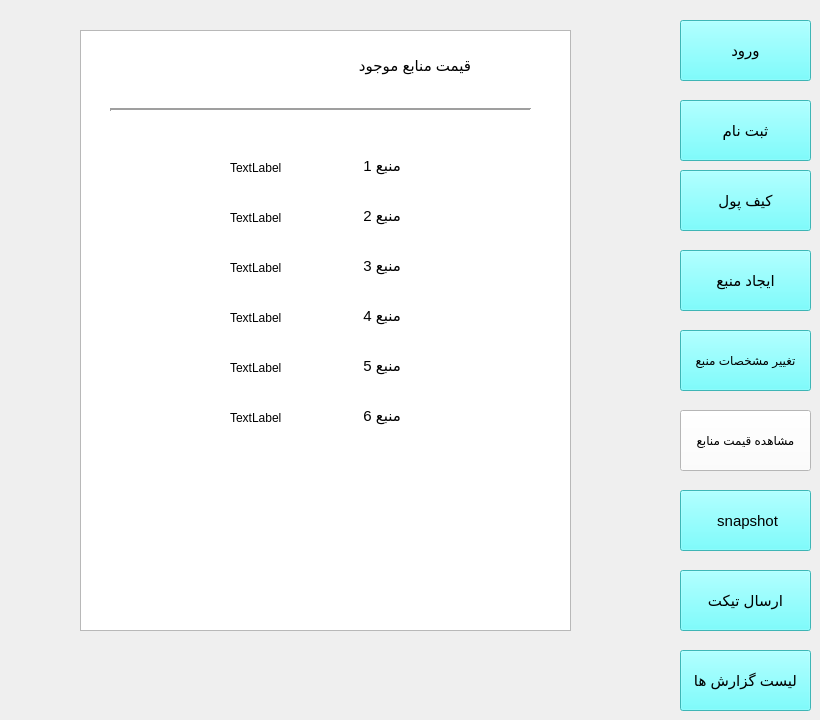
    <widget class="QWidget" name="page_6">
     <widget class="QGraphicsView" name="graphicsView_17">
      <property name="geometry">
       <rect>
        <x>80</x>
        <y>30</y>
        <width>491</width>
        <height>601</height>
       </rect>
      </property>
     </widget>
     <widget class="Line" name="line_13">
      <property name="geometry">
       <rect>
        <x>110</x>
        <y>100</y>
        <width>421</width>
        <height>20</height>
       </rect>
      </property>
      <property name="lineWidth">
       <number>2</number>
      </property>
      <property name="orientation">
       <enum>Qt::Horizontal</enum>
      </property>
     </widget>
     <widget class="QLabel" name="label_156">
      <property name="geometry">
       <rect>
        <x>300</x>
        <y>50</y>
        <width>171</width>
        <height>31</height>
       </rect>
      </property>
      <property name="font">
       <font>
        <pointsize>11</pointsize>
       </font>
      </property>
      <property name="text">
       <string>قیمت منابع موجود</string>
      </property>
     </widget>
     <widget class="QLabel" name="label_157">
      <property name="geometry">
       <rect>
        <x>340</x>
        <y>150</y>
        <width>61</width>
        <height>31</height>
       </rect>
      </property>
      <property name="font">
       <font>
        <pointsize>11</pointsize>
       </font>
      </property>
      <property name="text">
       <string>منبع 1</string>
      </property>
     </widget>
     <widget class="QLabel" name="label_158">
      <property name="geometry">
       <rect>
        <x>230</x>
        <y>160</y>
        <width>55</width>
        <height>16</height>
       </rect>
      </property>
      <property name="text">
       <string>TextLabel</string>
      </property>
     </widget>
     <widget class="QLabel" name="label_159">
      <property name="geometry">
       <rect>
        <x>340</x>
        <y>200</y>
        <width>61</width>
        <height>31</height>
       </rect>
      </property>
      <property name="font">
       <font>
        <pointsize>11</pointsize>
       </font>
      </property>
      <property name="text">
       <string>منبع 2</string>
      </property>
     </widget>
     <widget class="QLabel" name="label_160">
      <property name="geometry">
       <rect>
        <x>230</x>
        <y>210</y>
        <width>55</width>
        <height>16</height>
       </rect>
      </property>
      <property name="text">
       <string>TextLabel</string>
      </property>
     </widget>
     <widget class="QLabel" name="label_161">
      <property name="geometry">
       <rect>
        <x>340</x>
        <y>250</y>
        <width>61</width>
        <height>31</height>
       </rect>
      </property>
      <property name="font">
       <font>
        <pointsize>11</pointsize>
       </font>
      </property>
      <property name="text">
       <string>منبع 3</string>
      </property>
     </widget>
     <widget class="QLabel" name="label_162">
      <property name="geometry">
       <rect>
        <x>230</x>
        <y>260</y>
        <width>55</width>
        <height>16</height>
       </rect>
      </property>
      <property name="text">
       <string>TextLabel</string>
      </property>
     </widget>
     <widget class="QLabel" name="label_163">
      <property name="geometry">
       <rect>
        <x>340</x>
        <y>300</y>
        <width>61</width>
        <height>31</height>
       </rect>
      </property>
      <property name="font">
       <font>
        <pointsize>11</pointsize>
       </font>
      </property>
      <property name="text">
       <string>منبع 4</string>
      </property>
     </widget>
     <widget class="QLabel" name="label_164">
      <property name="geometry">
       <rect>
        <x>230</x>
        <y>310</y>
        <width>55</width>
        <height>16</height>
       </rect>
      </property>
      <property name="text">
       <string>TextLabel</string>
      </property>
     </widget>
     <widget class="QLabel" name="label_165">
      <property name="geometry">
       <rect>
        <x>340</x>
        <y>350</y>
        <width>61</width>
        <height>31</height>
       </rect>
      </property>
      <property name="font">
       <font>
        <pointsize>11</pointsize>
       </font>
      </property>
      <property name="text">
       <string>منبع 5</string>
      </property>
     </widget>
     <widget class="QLabel" name="label_166">
      <property name="geometry">
       <rect>
        <x>230</x>
        <y>360</y>
        <width>55</width>
        <height>16</height>
       </rect>
      </property>
      <property name="text">
       <string>TextLabel</string>
      </property>
     </widget>
     <widget class="QLabel" name="label_167">
      <property name="geometry">
       <rect>
        <x>340</x>
        <y>400</y>
        <width>61</width>
        <height>31</height>
       </rect>
      </property>
      <property name="font">
       <font>
        <pointsize>11</pointsize>
       </font>
      </property>
      <property name="text">
       <string>منبع 6</string>
      </property>
     </widget>
     <widget class="QLabel" name="label_168">
      <property name="geometry">
       <rect>
        <x>230</x>
        <y>410</y>
        <width>55</width>
        <height>16</height>
       </rect>
      </property>
      <property name="text">
       <string>TextLabel</string>
      </property>
     </widget>
     <widget class="QPushButton" name="pushButton_78">
      <property name="geometry">
       <rect>
        <x>680</x>
        <y>490</y>
        <width>131</width>
        <height>61</height>
       </rect>
      </property>
      <property name="font">
       <font>
        <pointsize>11</pointsize>
       </font>
      </property>
      <property name="styleSheet">
       <string notr="true">background-color: rgb(85, 255, 255);</string>
      </property>
      <property name="text">
       <string> snapshot</string>
      </property>
     </widget>
     <widget class="QPushButton" name="pushButton_75">
      <property name="geometry">
       <rect>
        <x>680</x>
        <y>570</y>
        <width>131</width>
        <height>61</height>
       </rect>
      </property>
      <property name="font">
       <font>
        <pointsize>11</pointsize>
       </font>
      </property>
      <property name="styleSheet">
       <string notr="true">background-color: rgb(85, 255, 255);</string>
      </property>
      <property name="text">
       <string>ارسال تیکت</string>
      </property>
     </widget>
     <widget class="QPushButton" name="pushButton_77">
      <property name="geometry">
       <rect>
        <x>680</x>
        <y>650</y>
        <width>131</width>
        <height>61</height>
       </rect>
      </property>
      <property name="font">
       <font>
        <pointsize>11</pointsize>
       </font>
      </property>
      <property name="styleSheet">
       <string notr="true">background-color: rgb(85, 255, 255);</string>
      </property>
      <property name="text">
       <string>لیست گزارش ها</string>
      </property>
     </widget>
     <widget class="QPushButton" name="pushButton_73">
      <property name="geometry">
       <rect>
        <x>680</x>
        <y>250</y>
        <width>131</width>
        <height>61</height>
       </rect>
      </property>
      <property name="font">
       <font>
        <pointsize>11</pointsize>
       </font>
      </property>
      <property name="styleSheet">
       <string notr="true">background-color: rgb(85, 255, 255);</string>
      </property>
      <property name="text">
       <string>ایجاد منبع</string>
      </property>
     </widget>
     <widget class="QPushButton" name="pushButton_74">
      <property name="geometry">
       <rect>
        <x>680</x>
        <y>330</y>
        <width>131</width>
        <height>61</height>
       </rect>
      </property>
      <property name="font">
       <font>
        <pointsize>9</pointsize>
        <weight>50</weight>
        <bold>false</bold>
       </font>
      </property>
      <property name="styleSheet">
       <string notr="true">background-color: rgb(255, 255, 255);
background-color: rgb(85, 255, 255);</string>
      </property>
      <property name="text">
       <string>تغییر مشخصات منبع</string>
      </property>
     </widget>
     <widget class="QPushButton" name="wallet_btn_11">
      <property name="geometry">
       <rect>
        <x>680</x>
        <y>170</y>
        <width>131</width>
        <height>61</height>
       </rect>
      </property>
      <property name="font">
       <font>
        <pointsize>11</pointsize>
       </font>
      </property>
      <property name="styleSheet">
       <string notr="true">background-color: rgb(85, 255, 255);</string>
      </property>
      <property name="text">
       <string>کیف پول</string>
      </property>
     </widget>
     <widget class="QPushButton" name="sabtenam_btn3_11">
      <property name="geometry">
       <rect>
        <x>680</x>
        <y>100</y>
        <width>131</width>
        <height>61</height>
       </rect>
      </property>
      <property name="font">
       <font>
        <pointsize>11</pointsize>
       </font>
      </property>
      <property name="styleSheet">
       <string notr="true">background-color: rgb(85, 255, 255);</string>
      </property>
      <property name="text">
       <string>ثبت نام</string>
      </property>
     </widget>
     <widget class="QPushButton" name="login_btn2_15">
      <property name="geometry">
       <rect>
        <x>680</x>
        <y>20</y>
        <width>131</width>
        <height>61</height>
       </rect>
      </property>
      <property name="font">
       <font>
        <pointsize>11</pointsize>
       </font>
      </property>
      <property name="styleSheet">
       <string notr="true">background-color: rgb(255, 255, 255);
background-color: rgb(85, 255, 255);</string>
      </property>
      <property name="text">
       <string>ورود</string>
      </property>
     </widget>
     <widget class="QPushButton" name="pushButton_76">
      <property name="geometry">
       <rect>
        <x>680</x>
        <y>410</y>
        <width>131</width>
        <height>61</height>
       </rect>
      </property>
      <property name="font">
       <font>
        <pointsize>9</pointsize>
       </font>
      </property>
      <property name="styleSheet">
       <string notr="true">background-color: rgb(85, 255, 255);
background-color: rgb(255, 255, 255);</string>
      </property>
      <property name="text">
       <string>مشاهده قیمت منابع</string>
      </property>
     </widget>
    </widget>
